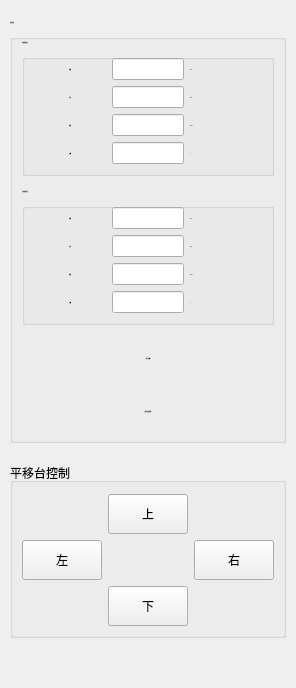
                <widget class="QWidget" name="tab">
                 <attribute name="title">
                  <string>扫描控制</string>
                 </attribute>
                 <layout class="QHBoxLayout" name="horizontalLayout_20">
                  <property name="spacing">
                   <number>2</number>
                  </property>
                  <property name="leftMargin">
                   <number>10</number>
                  </property>
                  <property name="topMargin">
                   <number>20</number>
                  </property>
                  <property name="rightMargin">
                   <number>10</number>
                  </property>
                  <property name="bottomMargin">
                   <number>10</number>
                  </property>
                  <item>
                   <layout class="QVBoxLayout" name="verticalLayout_5" stretch="6,2,1">
                    <property name="spacing">
                     <number>20</number>
                    </property>
                    <item>
                     <widget class="QGroupBox" name="groupBox_2">
                      <property name="font">
                       <font>
                        <family>微软雅黑</family>
                        <pointsize>-1</pointsize>
                        <weight>50</weight>
                        <bold>false</bold>
                       </font>
                      </property>
                      <property name="title">
                       <string>扫描设置</string>
                      </property>
                      <layout class="QHBoxLayout" name="horizontalLayout_5">
                       <property name="topMargin">
                        <number>11</number>
                       </property>
                       <item>
                        <layout class="QVBoxLayout" name="verticalLayout" stretch="0,0,0,0">
                         <property name="spacing">
                          <number>13</number>
                         </property>
                         <item>
                          <widget class="QGroupBox" name="groupBox_4">
                           <property name="font">
                            <font>
                             <family>微软雅黑</family>
                             <pointsize>-1</pointsize>
                             <weight>50</weight>
                             <bold>false</bold>
                            </font>
                           </property>
                           <property name="title">
                            <string>X轴参数设置</string>
                           </property>
                           <layout class="QHBoxLayout" name="horizontalLayout_10">
                            <item>
                             <layout class="QGridLayout" name="gridLayout_5" columnstretch="1,1,1">
                              <item row="3" column="2">
                               <widget class="QLabel" name="label_37">
                                <property name="text">
                                 <string>个</string>
                                </property>
                               </widget>
                              </item>
                              <item row="1" column="0">
                               <widget class="QLabel" name="label_38">
                                <property name="text">
                                 <string>步长</string>
                                </property>
                                <property name="alignment">
                                 <set>Qt::AlignCenter</set>
                                </property>
                               </widget>
                              </item>
                              <item row="2" column="1">
                               <widget class="QLineEdit" name="le_x_speed">
                                <property name="alignment">
                                 <set>Qt::AlignCenter</set>
                                </property>
                                <property name="dragEnabled">
                                 <bool>false</bool>
                                </property>
                               </widget>
                              </item>
                              <item row="0" column="2">
                               <widget class="QLabel" name="label_39">
                                <property name="text">
                                 <string>mm</string>
                                </property>
                               </widget>
                              </item>
                              <item row="0" column="1">
                               <widget class="QLineEdit" name="le_x_range">
                                <property name="alignment">
                                 <set>Qt::AlignCenter</set>
                                </property>
                                <property name="dragEnabled">
                                 <bool>false</bool>
                                </property>
                               </widget>
                              </item>
                              <item row="2" column="0">
                               <widget class="QLabel" name="label_40">
                                <property name="text">
                                 <string>速度</string>
                                </property>
                                <property name="alignment">
                                 <set>Qt::AlignCenter</set>
                                </property>
                               </widget>
                              </item>
                              <item row="3" column="0">
                               <widget class="QLabel" name="label_41">
                                <property name="text">
                                 <string>点数</string>
                                </property>
                                <property name="alignment">
                                 <set>Qt::AlignCenter</set>
                                </property>
                               </widget>
                              </item>
                              <item row="0" column="0">
                               <widget class="QLabel" name="label_42">
                                <property name="text">
                                 <string>范围</string>
                                </property>
                                <property name="alignment">
                                 <set>Qt::AlignCenter</set>
                                </property>
                               </widget>
                              </item>
                              <item row="3" column="1">
                               <widget class="QLineEdit" name="le_x_point">
                                <property name="alignment">
                                 <set>Qt::AlignCenter</set>
                                </property>
                                <property name="dragEnabled">
                                 <bool>false</bool>
                                </property>
                               </widget>
                              </item>
                              <item row="2" column="2">
                               <widget class="QLabel" name="label_43">
                                <property name="text">
                                 <string>mm/s</string>
                                </property>
                               </widget>
                              </item>
                              <item row="1" column="2">
                               <widget class="QLabel" name="label_44">
                                <property name="text">
                                 <string>mm</string>
                                </property>
                               </widget>
                              </item>
                              <item row="1" column="1">
                               <widget class="QLineEdit" name="le_x_step">
                                <property name="alignment">
                                 <set>Qt::AlignCenter</set>
                                </property>
                                <property name="dragEnabled">
                                 <bool>false</bool>
                                </property>
                               </widget>
                              </item>
                             </layout>
                            </item>
                           </layout>
                          </widget>
                         </item>
                         <item>
                          <widget class="QGroupBox" name="groupBox_3">
                           <property name="title">
                            <string>Y轴参数设置</string>
                           </property>
                           <layout class="QHBoxLayout" name="horizontalLayout_9">
                            <item>
                             <layout class="QGridLayout" name="gridLayout_4" columnstretch="1,1,1">
                              <item row="3" column="2">
                               <widget class="QLabel" name="label_36">
                                <property name="text">
                                 <string>个</string>
                                </property>
                               </widget>
                              </item>
                              <item row="1" column="0">
                               <widget class="QLabel" name="label_29">
                                <property name="text">
                                 <string>步长</string>
                                </property>
                                <property name="alignment">
                                 <set>Qt::AlignCenter</set>
                                </property>
                               </widget>
                              </item>
                              <item row="2" column="1">
                               <widget class="QLineEdit" name="le_y_speed">
                                <property name="alignment">
                                 <set>Qt::AlignCenter</set>
                                </property>
                                <property name="dragEnabled">
                                 <bool>false</bool>
                                </property>
                               </widget>
                              </item>
                              <item row="0" column="2">
                               <widget class="QLabel" name="label_33">
                                <property name="text">
                                 <string>mm</string>
                                </property>
                               </widget>
                              </item>
                              <item row="0" column="1">
                               <widget class="QLineEdit" name="le_y_range">
                                <property name="alignment">
                                 <set>Qt::AlignCenter</set>
                                </property>
                                <property name="dragEnabled">
                                 <bool>false</bool>
                                </property>
                               </widget>
                              </item>
                              <item row="2" column="0">
                               <widget class="QLabel" name="label_31">
                                <property name="text">
                                 <string>速度</string>
                                </property>
                                <property name="alignment">
                                 <set>Qt::AlignCenter</set>
                                </property>
                               </widget>
                              </item>
                              <item row="3" column="0">
                               <widget class="QLabel" name="label_35">
                                <property name="text">
                                 <string>点数</string>
                                </property>
                                <property name="alignment">
                                 <set>Qt::AlignCenter</set>
                                </property>
                               </widget>
                              </item>
                              <item row="0" column="0">
                               <widget class="QLabel" name="label_34">
                                <property name="text">
                                 <string>范围</string>
                                </property>
                                <property name="alignment">
                                 <set>Qt::AlignCenter</set>
                                </property>
                               </widget>
                              </item>
                              <item row="3" column="1">
                               <widget class="QLineEdit" name="le_y_point">
                                <property name="alignment">
                                 <set>Qt::AlignCenter</set>
                                </property>
                                <property name="dragEnabled">
                                 <bool>false</bool>
                                </property>
                               </widget>
                              </item>
                              <item row="2" column="2">
                               <widget class="QLabel" name="label_30">
                                <property name="text">
                                 <string>mm/s</string>
                                </property>
                               </widget>
                              </item>
                              <item row="1" column="2">
                               <widget class="QLabel" name="label_32">
                                <property name="text">
                                 <string>mm</string>
                                </property>
                               </widget>
                              </item>
                              <item row="1" column="1">
                               <widget class="QLineEdit" name="le_y_step">
                                <property name="alignment">
                                 <set>Qt::AlignCenter</set>
                                </property>
                                <property name="dragEnabled">
                                 <bool>false</bool>
                                </property>
                               </widget>
                              </item>
                             </layout>
                            </item>
                           </layout>
                          </widget>
                         </item>
                         <item alignment="Qt::AlignHCenter">
                          <widget class="QPushButton" name="btn_translationstagezero">
                           <property name="sizePolicy">
                            <sizepolicy hsizetype="Maximum" vsizetype="Maximum">
                             <horstretch>50</horstretch>
                             <verstretch>50</verstretch>
                            </sizepolicy>
                           </property>
                           <property name="minimumSize">
                            <size>
                             <width>150</width>
                             <height>40</height>
                            </size>
                           </property>
                           <property name="font">
                            <font>
                             <family>微软雅黑</family>
                             <pointsize>-1</pointsize>
                             <weight>50</weight>
                             <bold>false</bold>
                            </font>
                           </property>
                           <property name="text">
                            <string>平移台归零</string>
                           </property>
                           <property name="flat">
                            <bool>true</bool>
                           </property>
                          </widget>
                         </item>
                         <item alignment="Qt::AlignHCenter">
                          <widget class="QPushButton" name="btn_colletcurrentpoint">
                           <property name="sizePolicy">
                            <sizepolicy hsizetype="Maximum" vsizetype="Maximum">
                             <horstretch>50</horstretch>
                             <verstretch>50</verstretch>
                            </sizepolicy>
                           </property>
                           <property name="minimumSize">
                            <size>
                             <width>150</width>
                             <height>40</height>
                            </size>
                           </property>
                           <property name="font">
                            <font>
                             <family>微软雅黑</family>
                             <pointsize>-1</pointsize>
                             <weight>50</weight>
                             <bold>false</bold>
                            </font>
                           </property>
                           <property name="text">
                            <string>采集当前点信息</string>
                           </property>
                           <property name="flat">
                            <bool>true</bool>
                           </property>
                          </widget>
                         </item>
                        </layout>
                       </item>
                      </layout>
                     </widget>
                    </item>
                    <item>
                     <widget class="QGroupBox" name="groupBox_5">
                      <property name="title">
                       <string>平移台控制</string>
                      </property>
                      <layout class="QHBoxLayout" name="horizontalLayout_19">
                       <property name="topMargin">
                        <number>11</number>
                       </property>
                       <item>
                        <layout class="QGridLayout" name="gridLayout_2" rowstretch="1,1,1" columnstretch="1,1,1" rowminimumheight="0,0,0" columnminimumwidth="0,0,0">
                         <item row="0" column="0">
                          <widget class="QLabel" name="label_19">
                           <property name="minimumSize">
                            <size>
                             <width>40</width>
                             <height>40</height>
                            </size>
                           </property>
                           <property name="text">
                            <string/>
                           </property>
                          </widget>
                         </item>
                         <item row="1" column="2">
                          <widget class="QPushButton" name="pushButton_4">
                           <property name="minimumSize">
                            <size>
                             <width>40</width>
                             <height>40</height>
                            </size>
                           </property>
                           <property name="text">
                            <string>右</string>
                           </property>
                          </widget>
                         </item>
                         <item row="1" column="0">
                          <widget class="QPushButton" name="pushButton_3">
                           <property name="minimumSize">
                            <size>
                             <width>40</width>
                             <height>40</height>
                            </size>
                           </property>
                           <property name="text">
                            <string>左</string>
                           </property>
                          </widget>
                         </item>
                         <item row="1" column="1">
                          <widget class="QLabel" name="label_21">
                           <property name="minimumSize">
                            <size>
                             <width>40</width>
                             <height>40</height>
                            </size>
                           </property>
                           <property name="text">
                            <string/>
                           </property>
                          </widget>
                         </item>
                         <item row="0" column="2">
                          <widget class="QLabel" name="label_20">
                           <property name="minimumSize">
                            <size>
                             <width>40</width>
                             <height>40</height>
                            </size>
                           </property>
                           <property name="text">
                            <string/>
                           </property>
                          </widget>
                         </item>
                         <item row="0" column="1">
                          <widget class="QPushButton" name="pushButton">
                           <property name="minimumSize">
                            <size>
                             <width>40</width>
                             <height>40</height>
                            </size>
                           </property>
                           <property name="text">
                            <string>上</string>
                           </property>
                          </widget>
                         </item>
                         <item row="2" column="1">
                          <widget class="QPushButton" name="pushButton_2">
                           <property name="minimumSize">
                            <size>
                             <width>40</width>
                             <height>40</height>
                            </size>
                           </property>
                           <property name="text">
                            <string>下</string>
                           </property>
                          </widget>
                         </item>
                         <item row="2" column="2">
                          <widget class="QLabel" name="label_23">
                           <property name="minimumSize">
                            <size>
                             <width>40</width>
                             <height>40</height>
                            </size>
                           </property>
                           <property name="text">
                            <string/>
                           </property>
                          </widget>
                         </item>
                         <item row="2" column="0">
                          <widget class="QLabel" name="label_22">
                           <property name="minimumSize">
                            <size>
                             <width>40</width>
                             <height>40</height>
                            </size>
                           </property>
                           <property name="text">
                            <string/>
                           </property>
                          </widget>
                         </item>
                        </layout>
                       </item>
                      </layout>
                     </widget>
                    </item>
                    <item>
                     <spacer name="verticalSpacer">
                      <property name="orientation">
                       <enum>Qt::Vertical</enum>
                      </property>
                      <property name="sizeHint" stdset="0">
                       <size>
                        <width>20</width>
                        <height>40</height>
                       </size>
                      </property>
                     </spacer>
                    </item>
                   </layout>
                  </item>
                 </layout>
                </widget>
